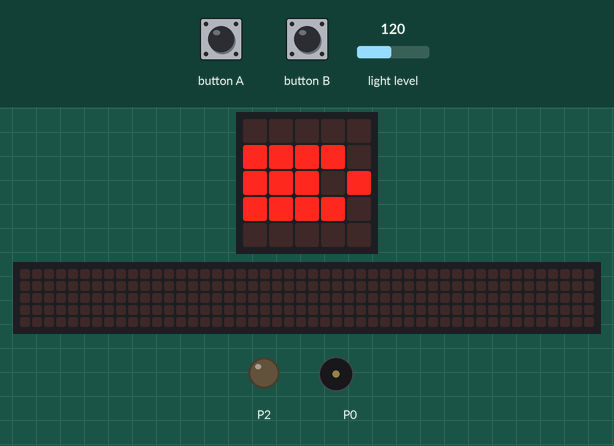
Recording of a program running on a simulated BBC micro:bit (MakeCode). On the bench: the board's 5×5 LED display, a strip that is not on the board, showing the scrolling text unrolled, output pins drawn as LEDs (lit = HIGH), buzzer (waves = sounding). Inputs (shaded band) come from the test bench; at power-on: light level 120. The 48×5 strip is a reading aid, not a part: it shows the text the display is scrolling, unrolled, one strip-width of it at a time.

Above: at 1.2 s.
1.3 s: light level set to 43
At 2.1 s:
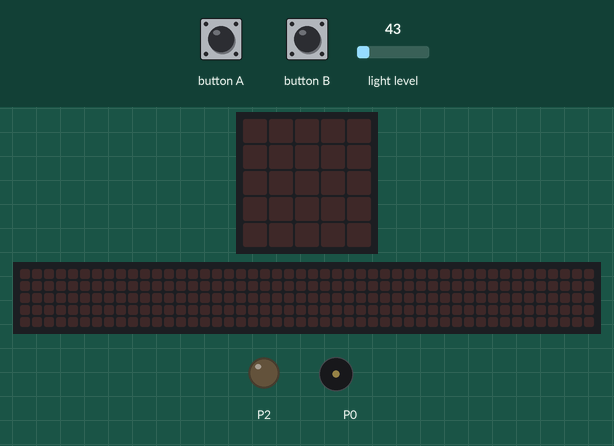
3.1 s: light level set to 36
At 5.6 s:
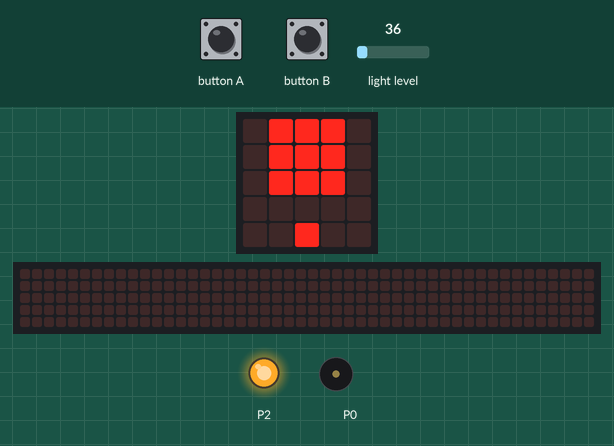
6.1 s: button A pressed for 0.15 s
At 6.33 s:
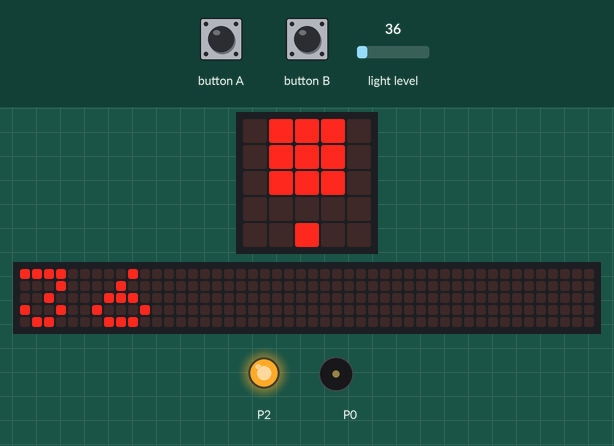
6.8 s: button B pressed for 0.15 s
7.5 s: button A pressed for 0.15 s
8.2 s: light level set to 128
At 13.55 s:
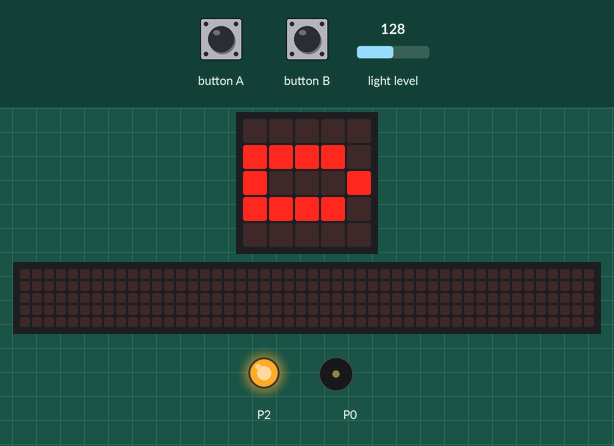
Timing chart, 0 to 15.2 s (numbered marks = the images above; inputs shaded):
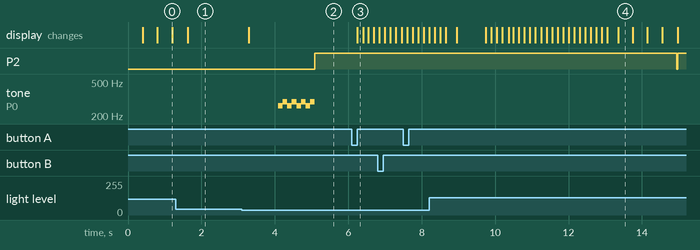

The program:

main.ts
```typescript
input.onButtonPressed(Button.A, function () {
    basic.showNumber(input.lightLevel())
})
input.onButtonPressed(Button.B, function () {
    if (手动控制 == 0) {
        手动控制 = 1
    } else {
        手动控制 = 0
    }
})
let 手动控制 = 0
手动控制 = 0
basic.forever(function () {
    if (手动控制 == 0) {
        if (input.lightLevel() >= 40 && input.lightLevel() < 120) {
            music.setVolume(127)
            music.stopAllSounds()
            basic.showLeds(`
                . . . . .
                . . . . .
                . . . . .
                . . . . .
                . . . . .
                `)
            pins.digitalWritePin(DigitalPin.P2, 0)
        }
        if (input.lightLevel() < 40) {
            basic.showLeds(`
                . # # # .
                . # # # .
                . # # # .
                . . . . .
                . . # . .
                `)
            basic.showLeds(`
                . # # # .
                . # # # .
                . # # # .
                . . . . .
                . . # . .
                `)
            music.playMelody("C D C D C D C D ", 500)
            pins.digitalWritePin(DigitalPin.P2, 1)
            music.setVolume(0)
        }
        if (input.lightLevel() >= 120) {
            basic.showLeds(`
                . . . . .
                # # # # .
                # . . . #
                # # # # .
                . . . . .
                `)
            basic.showLeds(`
                . . . . .
                # # # # .
                # # . . #
                # # # # .
                . . . . .
                `)
            basic.showLeds(`
                . . . . .
                # # # # .
                # # # . #
                # # # # .
                . . . . .
                `)
            basic.showLeds(`
                . . . . .
                # # # # .
                # # # # #
                # # # # .
                . . . . .
                `)
            music.setVolume(127)
            pins.digitalWritePin(DigitalPin.P2, 0)
            music.stopAllSounds()
        }
    } else {
        pins.digitalWritePin(DigitalPin.P2, 1)
        basic.clearScreen()
    }
})
```

test.ts
```typescript
// 在此处测试；当此软件包作为插件使用时，将不会编译此软件包。
```

Measured:
- the behaviour switches between 40 and 39 on light level (found by bisection; images 1 and 2)
- after the input at 1.3 s, the display: changes after 0.32 s (image 1)
- after the input at 3.1 s, P2: LOW → HIGH after 2.0 s; tone on P0: silent → 262 Hz after 0.99 s, then repeats every 0.25 s: 294 Hz 0.13 s, 262 Hz 0.13 s, until it stays silent from 5.1 s; the display: changes after 0.19 s (image 2)
- after the input at 6.1 s, the display: changes after 0.15 s (image 3)
- after the input at 8.2 s, P2: HIGH → LOW after 6.8 s, → HIGH 0.02 s later
- what the display in image 0 shows lasts 0.4 s, from 0.8 s to 1.2 s
